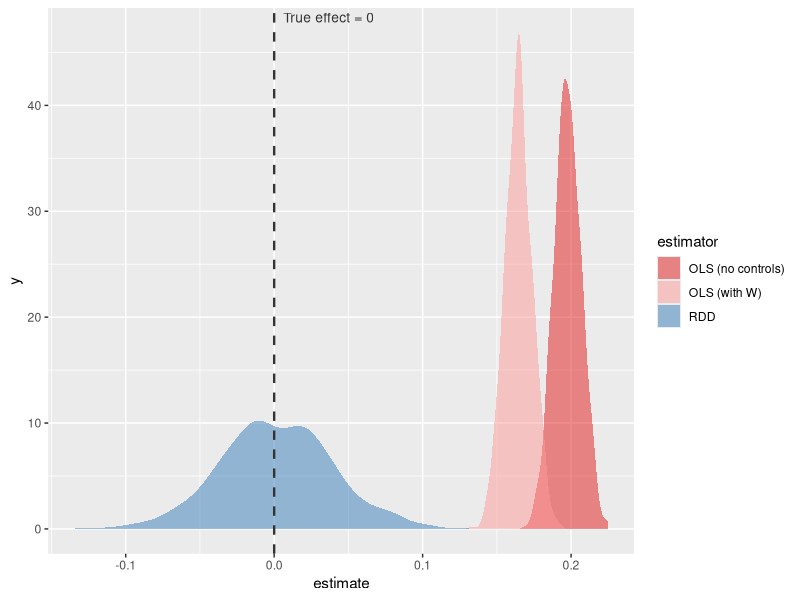

Write R code to recreate this figure.
## ---- chunk 1
library(ggplot2)
library(tidyverse)

# Color
COL_BIAS   <- "#E41A1C"   # red  — biased OLS
COL_RDD    <- "#377EB8"   # blue — RDD estimate
COL_TRUE   <- "#333333"   # dark gray — our defined true effect

# --- DGP Parameters ---
N          <- 5000     # individuals
delta      <- 0.00     # TRUE causal effect of alcohol on MH (null effect, from Yörük & Yörük 2012)
gamma_u    <- 0.40     # unobserved confounder strength (e.g., neuroticism, pre-existing MH)
gamma_w    <- 0.20     # observed confounder strength (e.g., sex, parental education)
cutoff     <- 21       # drinking age threshold
bw         <- 2        # RDD bandwidth (years on either side of cutoff)
## ---- chunk 2
set.seed(123)

df <- tibble(
  # Running variable (age in years from 19 to 23)
  age = runif(N, 19, 23),
  # Center age on the cutoff
  age_c = age - cutoff,
  # Treatment (sharp RDD)
  D = as.integer(age >= cutoff),
  # Unobserved confounder (e.g., neuroticism, pre-existing mental health vulnerability)
  U = rnorm(N),
  # Observed confounder (demographics like sex, parental education, etc.)
  W = rnorm(N),
  # First stage: alcohol use jumps at 21
  # Here we express it as drinking days per month (Yörük & Yörük 2012 find +1.5 days)
  alcohol = 0.20 * W + gamma_u * U + 1.5 * D + rnorm(N, sd = 0.5),
  # Mental health outcome (higher = worse, e.g. a depression scale)
  # TRUE effect of alcohol = 0 (delta). Confounders U and W affect MH directly.
  MH = delta * alcohol + gamma_u * U + gamma_w * W + rnorm(N, sd = 0.5)
)

head(df)
## ---- chunk 3
# Match RDD sample 19-23
df_bw <- df %>% 
  filter(age >= 19 & age <= 23)

# Model 1: Naive OLS (no controls)
ols_naive <- lm(MH ~ alcohol, data = df_bw)

# Model 2: Adjusted OLS (controlling for observed W, but U is unobserved so bias remains)
ols_adj <- lm(MH ~ alcohol + W, data = df_bw)

coef(ols_naive)["alcohol"]
coef(ols_adj)["alcohol"]
delta
## ---- chunk 4
# RDD within bandwidth
rdd_model <- lm(MH ~ D + age_c + D:age_c, data = df_bw)

coef(rdd_model)["D"]
delta
## ---- chunk 5
set.seed(471)
n_sims <- 1000

results <- tibble(
  sim       = 1:n_sims,
  ols_naive = NA_real_,
  ols_adj   = NA_real_,
  rdd       = NA_real_
)

for (i in 1:n_sims) {
  # Generate sample
  d <- tibble(
    age_c   = runif(N, -2, 2),
    D       = as.integer(age_c >= 0),
    U       = rnorm(N),
    W       = rnorm(N),
    alcohol = 0.20 * W + gamma_u * U + 1.5 * D + rnorm(N, sd = 0.5),
    MH      = delta * alcohol + gamma_u * U + gamma_w * W + rnorm(N, sd = 0.5)
  )

  results$ols_naive[i] <- coef(lm(MH ~ alcohol, data = d))["alcohol"]
  results$ols_adj[i]   <- coef(lm(MH ~ alcohol + W, data = d))["alcohol"]
  results$rdd[i]       <- coef(lm(MH ~ D + age_c + D:age_c, data = d))["D"]
}

mean(results$ols_naive)
mean(results$ols_adj)
mean(results$rdd)
delta
## ---- chunk 6
results_long <- results %>%
  pivot_longer(cols = c(ols_naive, ols_adj, rdd),
               names_to = "estimator", values_to = "estimate") %>%
  mutate(estimator = factor(estimator,
                            levels = c("ols_naive", "ols_adj", "rdd"),
                            labels = c("OLS (no controls)", "OLS (with W)", "RDD")))

fig_mc <- ggplot(results_long, aes(x = estimate, fill = estimator)) +
  geom_density(alpha = 0.5, color = NA) +
  geom_vline(xintercept = 0, linetype = "dashed", color = COL_TRUE, linewidth = 0.8) +
  annotate("text", x = 0, y = Inf, label = "True effect = 0",
           vjust = 1.5, hjust = -0.1, size = 3.5, color = COL_TRUE) +
  scale_fill_manual(values = c("OLS (no controls)" = COL_BIAS,
                               "OLS (with W)" = "#FF9999",
                               "RDD" = COL_RDD))

fig_mc
